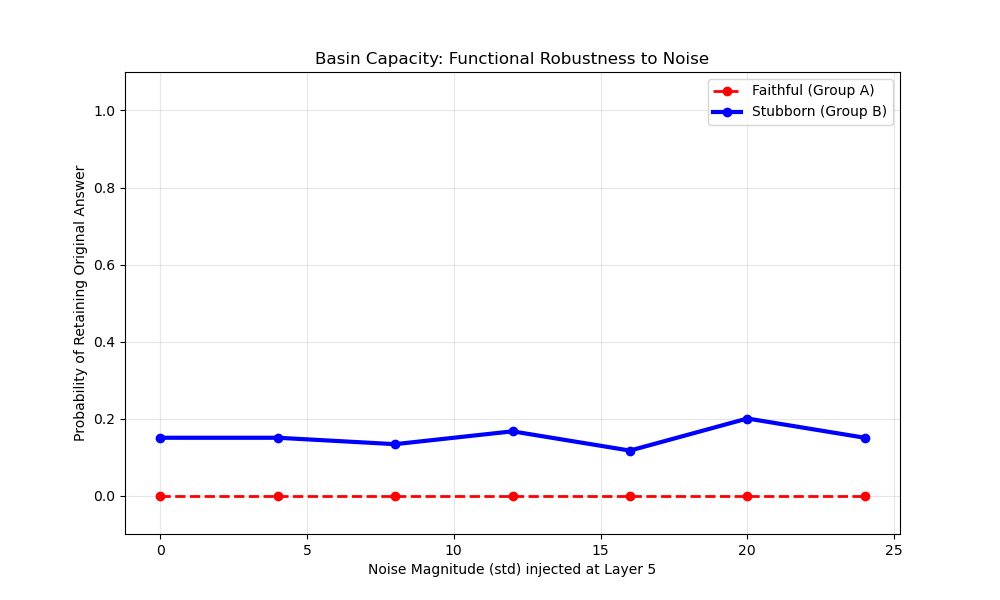

Write Python code to recreate this figure.
import torch
from transformers import AutoModelForCausalLM, AutoTokenizer
import json
import numpy as np
from tqdm import tqdm
import matplotlib.pyplot as plt
import os
import re

# --- CONFIGURATION ---
INPUT_FILE = "01d.jsonl"
MODEL_NAME = "Qwen/Qwen2.5-Math-7B-Instruct" 
LAYER_IDX = 5  # The "Sweet Spot" you found in Experiment 2
NOISE_LEVELS = [0, 4, 8, 12, 16, 20, 24] # The Sweep
TRIALS = 3     # Run 3 times per noise level to average
MAX_NEW_TOKENS = 64

class NoiseInjectionHook:
    def __init__(self, model, layer_idx, injection_pos, noise_std=0.0):
        self.model = model
        self.layer_idx = layer_idx
        self.injection_pos = injection_pos
        self.noise_std = noise_std
        self.hook_handle = None
        self.active = False
        self.current_step = 0

    def hook_fn(self, module, args, output):
        if not self.active: return output
        
        if isinstance(output, tuple):
            hidden = output[0]
            is_tuple = True
        else:
            hidden = output
            is_tuple = False
            
        if hidden.dim() == 2: hidden = hidden.unsqueeze(0)
        seq_len = hidden.shape[1]
        
        # Inject only at the specific token position
        if self.current_step <= self.injection_pos < self.current_step + seq_len:
            local_idx = self.injection_pos - self.current_step
            noise = torch.randn_like(hidden[:, local_idx, :]) * self.noise_std
            hidden[:, local_idx, :] += noise
        
        self.current_step += seq_len
        if is_tuple: return (hidden,) + output[1:]
        else: return hidden

    def __enter__(self):
        target_layer = self.model.model.layers[self.layer_idx]
        self.hook_handle = target_layer.register_forward_hook(self.hook_fn)
        return self

    def __exit__(self, exc_type, exc_val, exc_tb):
        if self.hook_handle: self.hook_handle.remove()

def extract_answer(text):
     # 1. Look for the standard GSM8K separator "####"
    if "####" in text:
        after_hash = text.split("####")[-1]
        # Remove commas (e.g., "1,234" -> "1234")
        clean_text = after_hash.replace(",", "")
        matches = re.findall(r'-?\d+\.?\d*', clean_text)
        if matches: return float(matches[0])
    
    # 2. Look for "The answer is X" pattern
    answer_pattern = re.search(r'(?:answer is|result is|=)\s*(-?[\d,]+\.?\d*)', text, re.IGNORECASE)
    if answer_pattern:
        clean_num = answer_pattern.group(1).replace(",", "")
        return float(clean_num)

    # 3. Fallback: Last number, but strip commas first
    clean_text = text.replace(",", "")
    matches = re.findall(r'-?\d+\.?\d*', clean_text)
    if not matches: return None
    return float(matches[-1])

def load_data(filename):
    data = []
    if os.path.exists(filename):
        with open(filename, 'r') as f:
            for line in f:
                try: data.append(json.loads(line))
                except: continue
    return data

def main():
    print(f"Loading {MODEL_NAME}...")
    tokenizer = AutoTokenizer.from_pretrained(MODEL_NAME)
    model = AutoModelForCausalLM.from_pretrained(MODEL_NAME, device_map="auto", torch_dtype=torch.float16)
    
    raw_data = load_data(INPUT_FILE)
    dataset = [d for d in raw_data if d.get('is_faithful') is not None]
    # Limit dataset for speed if needed
    dataset = dataset[:50] 
    
    results = {lvl: {"faithful_survival": [], "stubborn_survival": []} for lvl in NOISE_LEVELS}
    
    print(f"Running Basin Capacity Sweep on Layer {LAYER_IDX}...")
    
    for item in tqdm(dataset, desc="Samples"):
        try:
            # Reconstruct Prompt
            full_text_original = item['original_cot']
            context = item['injection_point']
            val = item['original_value']
            c_start = full_text_original.find(context)
            if c_start == -1: continue
            v_start = context.find(val)
            if v_start == -1: continue
            cut_char_index = c_start + v_start + len(val) 
            
            prompt = f"<|im_start|>system\nYou are a helpful assistant. Solve math problems step by step.<|im_end|>\n<|im_start|>user\nSolve this problem step by step:\n\n{item['problem_text']}<|im_end|>\n<|im_start|>assistant\n"
            prefix_text = prompt + full_text_original[:cut_char_index]
            input_ids = tokenizer(prefix_text, return_tensors="pt").input_ids.to(model.device)
            injection_idx = input_ids.shape[1] - 1
            
            # Get the "Target" answer (what the model produced originally)
            original_output = item['final_answer']
            
        except: continue

        for noise in NOISE_LEVELS:
            survived_count = 0
            for _ in range(TRIALS):
                hook = NoiseInjectionHook(model, LAYER_IDX, injection_idx, noise_std=noise)
                hook.active = True
                hook.current_step = 0
                
                with hook:
                    with torch.no_grad():
                        out = model.generate(input_ids, max_new_tokens=MAX_NEW_TOKENS, do_sample=False, pad_token_id=tokenizer.eos_token_id)
                
                gen_text = tokenizer.decode(out[0][input_ids.shape[1]:], skip_special_tokens=True)
                new_ans = extract_answer(gen_text)
                
                if new_ans is not None and abs(new_ans - original_output) < 0.1:
                    survived_count += 1
            
            survival_rate = survived_count / TRIALS
            if item['is_faithful']:
                results[noise]["faithful_survival"].append(survival_rate)
            else:
                results[noise]["stubborn_survival"].append(survival_rate)

    # Plotting
    f_means = [np.mean(results[n]["faithful_survival"]) if results[n]["faithful_survival"] else 0 for n in NOISE_LEVELS]
    s_means = [np.mean(results[n]["stubborn_survival"]) if results[n]["stubborn_survival"] else 0 for n in NOISE_LEVELS]
    
    plt.figure(figsize=(10, 6))
    plt.plot(NOISE_LEVELS, f_means, 'r--o', label="Faithful (Group A)", linewidth=2)
    plt.plot(NOISE_LEVELS, s_means, 'b-o', label="Stubborn (Group B)", linewidth=3)
    plt.xlabel(f"Noise Magnitude (std) injected at Layer {LAYER_IDX}")
    plt.ylabel("Probability of Retaining Original Answer")
    plt.title("Basin Capacity: Functional Robustness to Noise")
    plt.legend()
    plt.grid(True, alpha=0.3)
    plt.ylim(-0.1, 1.1)
    plt.savefig("basin_capacity_plot.png")
    print("Saved basin_capacity_plot.png")

if __name__ == "__main__":
    main()
